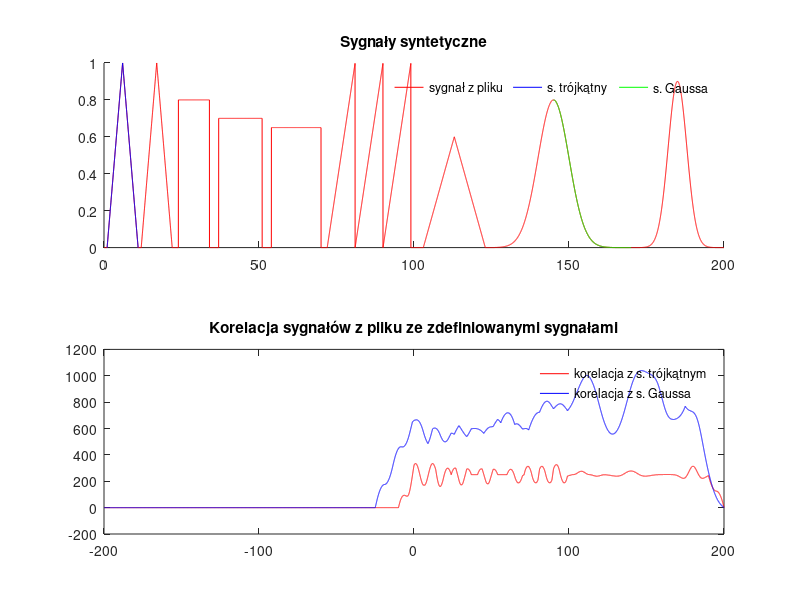

This figure's MATLAB source:
%% Korelacja
a=load("corr_02.txt"); %plik z sygnałami
t=a(:,1)';
x=a(:,2)';
dt=t(2)-t(1);
ts=-200:dt:200;

% sygnał trójkątny o szerokości 10 i amplitudzie 1
tt=0:dt:10;
trojk=(1-abs(tt-5)/5).*(abs(tt-5)<5);

% szukanie wśród sygnałów wczytanych z pliku sygnału zdefiniowanego powyżej
xt=xcorr(1-x,1-trojk)+xcorr(x,trojk);
nr=find(xt==max(xt),3,"first");
ts(nr)

% funkcja Gaussa o środku w 145, amplituda 0.8
tg=0:dt:25;
gauss=0.8*exp(-((tg).^2)/(2*5^2));

% szukanie wśród sygnałów wczytanych z pliku sygnału zdefiniowanego powyżej
xg=xcorr(1-x,1-gauss)+xcorr(x,gauss);
nr=find(xg==max(xg),3,"first");
ts(nr)

f1=figure;
figure(f1);
subplot(211);
hold on
plot(t,x,'r') %sygnał wczytany z pliku
plot(tt+1,trojk,'b'); % kolorem niebieskim znaleziony s. trójkątny
plot(tg+145,gauss,'g'); % kolorem zielonym znaleziona funkcja Gaussa
hold off
title('Sygnały syntetyczne');
legend('sygnał z pliku','s. trójkątny','s. Gaussa','Orientation','horizontal')
legend('boxoff');


subplot(212),plot(ts,xt,'r',ts,xg,'b')
title('Korelacja sygnałów z pliku ze zdefiniowanymi sygnałami');
legend('korelacja z s. trójkątnym', 'korelacja z s. Gaussa',Location='northwest')
legend('boxoff');
